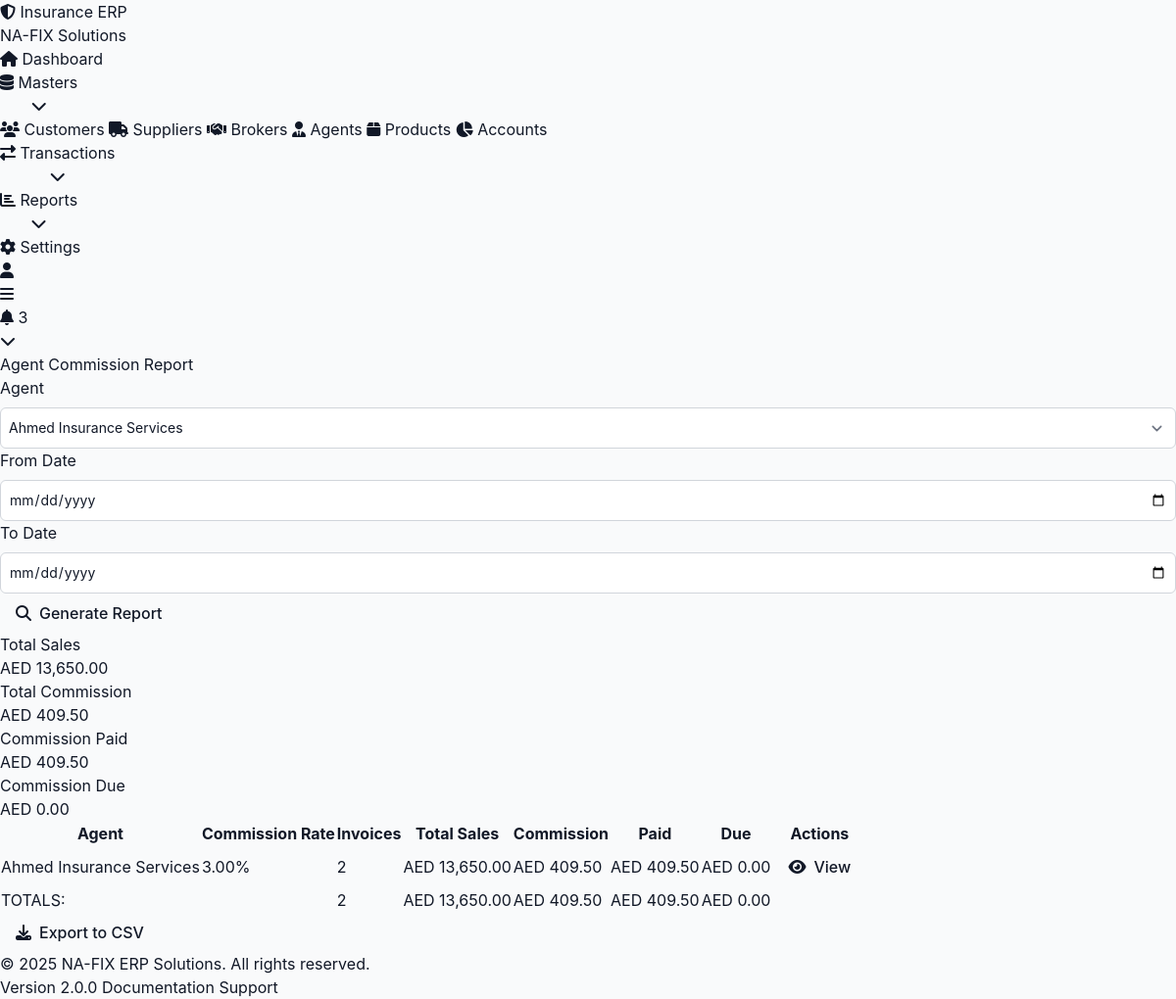
Page /agents/commission_report?agent_id=1 on the committed database.
### tables this page shows
CREATE TABLE IF NOT EXISTS `agent` (
  `agent_id` int(11) NOT NULL AUTO_INCREMENT,
  `agent_code` varchar(50) DEFAULT NULL,
  `agent_name` varchar(255) NOT NULL,
  `contact_person` varchar(255) DEFAULT NULL,
  `mobile` varchar(20) NOT NULL,
  `email` varchar(100) DEFAULT NULL,
  `address` text,
  `commission_rate` decimal(5,2) DEFAULT 0.00,
  `status` tinyint(1) DEFAULT 1,
  PRIMARY KEY (`agent_id`),
  UNIQUE KEY `agent_code` (`agent_code`)
);

### application/controllers/Agents.php (called while the page is built, shortened)
<?php
class Agents extends CI_Controller {
    public function __construct() {
        $this->load->model('Agent_model');
    }
    public function commission_report() {
        $from_date = $this->input->get('from_date');
        $to_date = $this->input->get('to_date');
        $agent_id = $this->input->get('agent_id');
        $this->db->select('a.agent_name, a.commission_rate,
                          COUNT(DISTINCT i.invoice_id) as total_invoices,
                          COALESCE(SUM(i.grand_total), 0) as total_sales,
                          COALESCE(SUM(ac.commission_amount), 0) as total_commission,
                          COALESCE(SUM(ac.paid_amount), 0) as commission_paid,
                          (COALESCE(SUM(ac.commission_amount), 0) - COALESCE(SUM(ac.paid_amount), 0)) as commission_due');
        $this->db->from('agent a');
        $this->db->join('invoice i', 'a.agent_id = i.agent_id', 'left');
        $this->db->join('agent_commission ac', 'i.invoice_id = ac.invoice_id', 'left');
        if ($agent_id) {
            $this->db->where('a.agent_id', $agent_id);
        }
        $this->db->group_by('a.agent_id');
        $this->db->order_by('total_commission', 'DESC');
        $report = $this->db->get()->result();
        $agents = $this->Agent_model->get_for_dropdown();
        $data = [
            'page_title' => 'Agent Commission Report',
            'report' => $report,
            'agents' => $agents,
            'filters' => [
                'from_date' => $from_date,
                'to_date' => $to_date,
                'agent_id' => $agent_id
            ],
            'main_content' => 'agents/commission_report'
        ];
        $this->load->view('templates/modern_layout', $data);
    }
}

### index.php (called while the page is built, shortened)
<?php
require_once BASEPATH.'core/CodeIgniter.php';

### application/models/Agent_model.php (called while the page is built, shortened)
<?php
class Agent_model extends MY_Model {
    protected $table = 'agent';
    public function get_for_dropdown() {
        $this->db->select('agent_id, agent_name');
        $this->db->from($this->table);
        $this->db->order_by('agent_name', 'ASC');
        return $this->db->get()->result();
    }
}

### application/views/agents/commission_report.php (the view, shortened to what this page needs)
<div class="mb-6 bg-gray-50 border border-gray-200 rounded-lg p-4">
    <form method="get" action="<?php echo base_url('agents/commission_report'); ?>" class="grid grid-cols-1 md:grid-cols-4 gap-4">
        <div class="form-group">
            <label class="text-sm font-medium">Agent</label>
            <select name="agent_id" class="form-control">
                <?php foreach ($agents as $agent): ?>
                    <option value="<?php echo $agent->agent_id; ?>"
                            <?php echo ($filters['agent_id'] == $agent->agent_id) ? 'selected' : ''; ?>>
                        <?php echo htmlspecialchars($agent->agent_name); ?>
                    </option>
                <?php endforeach; ?>
            </select>
        </div>
        <div class="form-group">
            <label class="text-sm font-medium">From Date</label>
            <input type="date"
                   name="from_date"
                   value="<?php echo $filters['from_date'] ?? ''; ?>"
                   class="form-control">
        </div>
        <div class="form-group">
            <label class="text-sm font-medium">To Date</label>
            <input type="date"
                   name="to_date"
                   value="<?php echo $filters['to_date'] ?? ''; ?>"
                   class="form-control">
        </div>
        <div class="form-group flex items-end">
            <button type="submit" class="btn btn-primary w-full">
                <i class="fas fa-search"></i> Generate Report
            </button>
        </div>
    </form>
</div>
<?php
$total_sales = 0;
$total_commission = 0;
$total_paid = 0;
$total_due = 0;
foreach ($report as $row) {
    $total_sales += $row->total_sales;
    $total_commission += $row->total_commission;
    $total_paid += $row->commission_paid;
    $total_due += $row->commission_due;
}
?>
<div class="grid grid-cols-1 md:grid-cols-4 gap-4 mb-6">
    <div class="bg-primary-50 border border-primary-200 rounded-lg p-4">
        <div class="text-sm text-gray-600 mb-1">Total Sales</div>
        <div class="text-2xl font-bold text-primary-600"><?php echo format_currency($total_sales); ?></div>
    </div>
    <div class="bg-success-50 border border-success-200 rounded-lg p-4">
        <div class="text-sm text-gray-600 mb-1">Total Commission</div>
        <div class="text-2xl font-bold text-success-600"><?php echo format_currency($total_commission); ?></div>
    </div>
    <div class="bg-info-50 border border-info-200 rounded-lg p-4">
        <div class="text-sm text-gray-600 mb-1">Commission Paid</div>
        <div class="text-2xl font-bold text-info-600"><?php echo format_currency($total_paid); ?></div>
    </div>
    <div class="bg-danger-50 border border-danger-200 rounded-lg p-4">
        <div class="text-sm text-gray-600 mb-1">Commission Due</div>
        <div class="text-2xl font-bold text-danger-600"><?php echo format_currency($total_due); ?></div>
    </div>
</div>
<div class="overflow-x-auto">
        <?php if (empty($report)): ?>
            <tr>
                <td colspan="8" class="text-center py-8 text-gray-500">
                    <i class="fas fa-chart-line text-4xl mb-2"></i>
                    <p>No commission data found for selected filters</p>
                </td>
            </tr>
        <?php else: ?>
            <?php foreach ($report as $row): ?>
                <tr>
                    <td>
                        <a href="<?php echo base_url('agents/view/' . $row->agent_id); ?>"
                           class="text-primary-600 hover:underline font-semibold">
                            <?php echo htmlspecialchars($row->agent_name); ?>
                        </a>
                    </td>
                    <td><span class="badge badge-success"><?php echo number_format($row->commission_rate, 2); ?>%</span></td>
                    <td class="text-center"><?php echo $row->total_invoices; ?></td>
                    <td class="font-semibold"><?php echo format_currency($row->total_sales); ?></td>
                    <td class="font-semibold text-success-600"><?php echo format_currency($row->total_commission); ?></td>
                    <td class="text-info-600"><?php echo format_currency($row->commission_paid); ?></td>
                    <td class="font-semibold text-danger-600"><?php echo format_currency($row->commission_due); ?></td>
                    <td>
                        <a href="<?php echo base_url('agents/view/' . $row->agent_id); ?>"
                           class="btn btn-sm btn-info">
                            <i class="fas fa-eye"></i> View
                        </a>
                    </td>
                </tr>
            <?php endforeach; ?>
            <tr class="bg-gray-100 font-bold">
                <td colspan="2" class="text-right">TOTALS:</td>
                <td class="text-center"><?php echo array_sum(array_column($report, 'total_invoices')); ?></td>
                <td><?php echo format_currency($total_sales); ?></td>
                <td class="text-success-600"><?php echo format_currency($total_commission); ?></td>
                <td class="text-info-600"><?php echo format_currency($total_paid); ?></td>
                <td class="text-danger-600"><?php echo format_currency($total_due); ?></td>
                <td></td>
            </tr>
        <?php endif; ?>
</div>
<?php if (!empty($report)): ?>
    <div class="mt-6 flex justify-end">
        <button onclick="exportToCSV()" class="btn btn-secondary">
            <i class="fas fa-download"></i> Export to CSV
        </button>
    </div>
<?php endif; ?>

### application/views/agents/commission_report.php (style rules this page uses)
.form-control { width: 100%; padding: 0.5rem; border: 1px solid #d1d5db; border-radius: 0.375rem; font-size: 0.875rem; }
.form-group { margin-bottom: 0; }
.form-group label { display: block; margin-bottom: 0.5rem; }

### rows in the picture
agent: agent_name "Ahmed Insurance Services", commission_rate "3.00", total_invoices "2", total_sales "AED 13,650.00", total_commission "AED 409.50", commission_paid "AED 409.50", commission_due "AED 0.00"

### other values in the picture
$title "Agent Commission Report"
format_currency($total_sales) "AED 13,650.00"
format_currency($total_commission) "AED 409.50"
format_currency($total_paid) "AED 409.50"
format_currency($total_due) "AED 0.00"
$header "Agent"
$header "Commission Rate"
$header "Invoices"
$header "Total Sales"
$header "Commission"
$header "Paid"
$header "Due"
$header "Actions"
array_sum(array_column($report, 'total_invoices')) "2"
form field agent_id "Ahmed Insurance Services"
